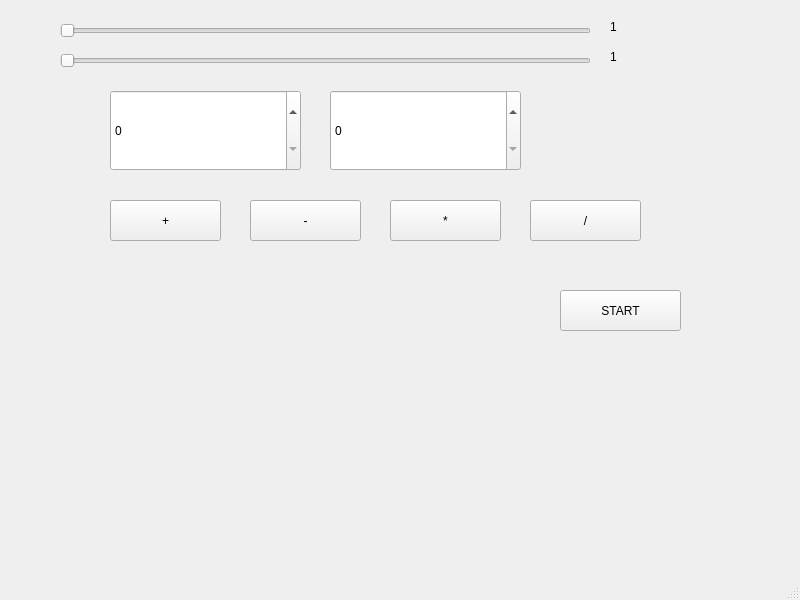
<?xml version="1.0" encoding="UTF-8"?>
<ui version="4.0">
 <class>MainWindow</class>
 <widget class="QMainWindow" name="MainWindow">
  <property name="geometry">
   <rect>
    <x>0</x>
    <y>0</y>
    <width>800</width>
    <height>600</height>
   </rect>
  </property>
  <property name="windowTitle">
   <string>MainWindow</string>
  </property>
  <widget class="QWidget" name="centralwidget">
   <widget class="QSlider" name="sliderTop">
    <property name="geometry">
     <rect>
      <x>60</x>
      <y>10</y>
      <width>531</width>
      <height>41</height>
     </rect>
    </property>
    <property name="minimum">
     <number>1</number>
    </property>
    <property name="maximum">
     <number>100</number>
    </property>
    <property name="orientation">
     <enum>Qt::Horizontal</enum>
    </property>
   </widget>
   <widget class="QSlider" name="sliderBottom">
    <property name="geometry">
     <rect>
      <x>60</x>
      <y>40</y>
      <width>531</width>
      <height>41</height>
     </rect>
    </property>
    <property name="minimum">
     <number>1</number>
    </property>
    <property name="maximum">
     <number>100</number>
    </property>
    <property name="orientation">
     <enum>Qt::Horizontal</enum>
    </property>
   </widget>
   <widget class="QSpinBox" name="spinBox">
    <property name="geometry">
     <rect>
      <x>110</x>
      <y>90</y>
      <width>191</width>
      <height>81</height>
     </rect>
    </property>
   </widget>
   <widget class="QSpinBox" name="spinBox_2">
    <property name="geometry">
     <rect>
      <x>330</x>
      <y>90</y>
      <width>191</width>
      <height>81</height>
     </rect>
    </property>
   </widget>
   <widget class="QLabel" name="label">
    <property name="geometry">
     <rect>
      <x>610</x>
      <y>20</y>
      <width>47</width>
      <height>13</height>
     </rect>
    </property>
    <property name="text">
     <string>1</string>
    </property>
   </widget>
   <widget class="QLabel" name="label_2">
    <property name="geometry">
     <rect>
      <x>610</x>
      <y>50</y>
      <width>47</width>
      <height>13</height>
     </rect>
    </property>
    <property name="text">
     <string>1</string>
    </property>
   </widget>
   <widget class="QPushButton" name="pushButton">
    <property name="geometry">
     <rect>
      <x>110</x>
      <y>200</y>
      <width>111</width>
      <height>41</height>
     </rect>
    </property>
    <property name="text">
     <string>+</string>
    </property>
   </widget>
   <widget class="QPushButton" name="pushButton_2">
    <property name="geometry">
     <rect>
      <x>250</x>
      <y>200</y>
      <width>111</width>
      <height>41</height>
     </rect>
    </property>
    <property name="text">
     <string>-</string>
    </property>
   </widget>
   <widget class="QPushButton" name="pushButton_3">
    <property name="geometry">
     <rect>
      <x>390</x>
      <y>200</y>
      <width>111</width>
      <height>41</height>
     </rect>
    </property>
    <property name="text">
     <string>*</string>
    </property>
   </widget>
   <widget class="QPushButton" name="pushButton_4">
    <property name="geometry">
     <rect>
      <x>530</x>
      <y>200</y>
      <width>111</width>
      <height>41</height>
     </rect>
    </property>
    <property name="text">
     <string>/</string>
    </property>
   </widget>
   <widget class="QLabel" name="wynik">
    <property name="geometry">
     <rect>
      <x>220</x>
      <y>270</y>
      <width>311</width>
      <height>91</height>
     </rect>
    </property>
    <property name="text">
     <string/>
    </property>
   </widget>
   <widget class="QPushButton" name="startButton">
    <property name="geometry">
     <rect>
      <x>560</x>
      <y>290</y>
      <width>121</width>
      <height>41</height>
     </rect>
    </property>
    <property name="text">
     <string>START</string>
    </property>
   </widget>
  </widget>
  <widget class="QMenuBar" name="menubar">
   <property name="geometry">
    <rect>
     <x>0</x>
     <y>0</y>
     <width>800</width>
     <height>20</height>
    </rect>
   </property>
  </widget>
  <widget class="QStatusBar" name="statusbar"/>
 </widget>
 <resources/>
 <connections>
  <connection>
   <sender>sliderTop</sender>
   <signal>valueChanged(int)</signal>
   <receiver>label</receiver>
   <slot>setNum(int)</slot>
   <hints>
    <hint type="sourcelabel">
     <x>559</x>
     <y>53</y>
    </hint>
    <hint type="destinationlabel">
     <x>633</x>
     <y>48</y>
    </hint>
   </hints>
  </connection>
  <connection>
   <sender>sliderBottom</sender>
   <signal>valueChanged(int)</signal>
   <receiver>label_2</receiver>
   <slot>setNum(int)</slot>
   <hints>
    <hint type="sourcelabel">
     <x>570</x>
     <y>84</y>
    </hint>
    <hint type="destinationlabel">
     <x>627</x>
     <y>79</y>
    </hint>
   </hints>
  </connection>
 </connections>
</ui>
